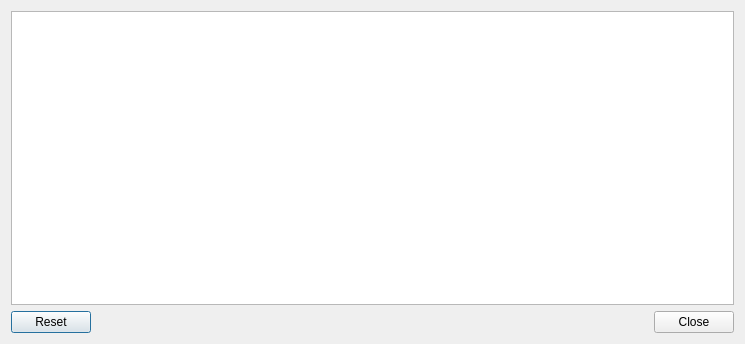
<?xml version="1.0" encoding="UTF-8"?>
<ui version="4.0">
 <class>DebugConsole</class>
 <widget class="QDialog" name="DebugConsole">
  <property name="geometry">
   <rect>
    <x>0</x>
    <y>0</y>
    <width>745</width>
    <height>344</height>
   </rect>
  </property>
  <property name="windowTitle">
   <string>Letos Debug Console</string>
  </property>
  <layout class="QVBoxLayout" name="verticalLayout">
   <item>
    <widget class="QTextEdit" name="textEdit">
     <property name="font">
      <font>
       <family>Courier</family>
      </font>
     </property>
    </widget>
   </item>
   <item>
    <widget class="QDialogButtonBox" name="buttonBox">
     <property name="orientation">
      <enum>Qt::Orientation::Horizontal</enum>
     </property>
     <property name="standardButtons">
      <set>QDialogButtonBox::StandardButton::Close|QDialogButtonBox::StandardButton::Reset</set>
     </property>
    </widget>
   </item>
  </layout>
 </widget>
 <resources/>
 <connections>
  <connection>
   <sender>buttonBox</sender>
   <signal>accepted()</signal>
   <receiver>DebugConsole</receiver>
   <slot>accept()</slot>
   <hints>
    <hint type="sourcelabel">
     <x>248</x>
     <y>254</y>
    </hint>
    <hint type="destinationlabel">
     <x>157</x>
     <y>274</y>
    </hint>
   </hints>
  </connection>
  <connection>
   <sender>buttonBox</sender>
   <signal>rejected()</signal>
   <receiver>DebugConsole</receiver>
   <slot>reject()</slot>
   <hints>
    <hint type="sourcelabel">
     <x>316</x>
     <y>260</y>
    </hint>
    <hint type="destinationlabel">
     <x>286</x>
     <y>274</y>
    </hint>
   </hints>
  </connection>
 </connections>
</ui>
